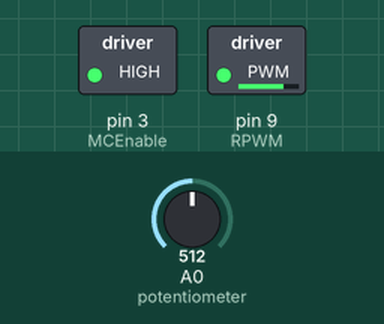
This sketch was run on a simulated SparkFun Pro Micro, built with avr-gcc and run on an emulated ATmega32U4. Parts: switched loads named in the sketch (green lamp = pin HIGH). The inputs (shaded band) are chosen by the test bench; at power-on: A0 (potentiometer) = 512.

Above: at 1.2 s.
1.3 s: A0 (potentiometer) set to 716
At 2.0 s:
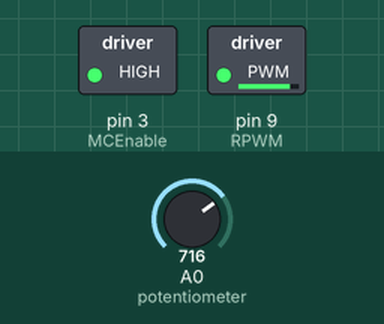
2.8 s: A0 (potentiometer) set to 0
At 3.1 s:
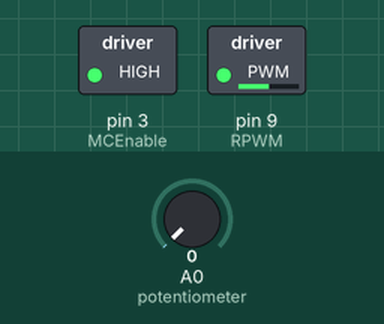
4.3 s: A0 (potentiometer) set to 511
At 5.5 s:
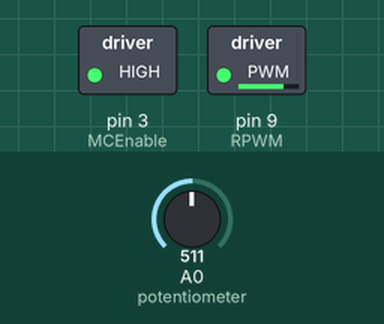
Timing chart, 0 to 7.3 s (numbered marks = the images above; inputs shaded):
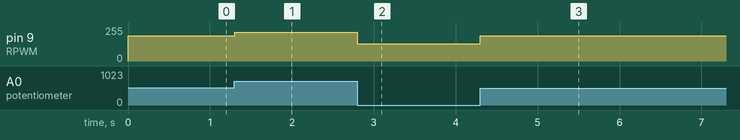

Measured:
- after the input at 1.3 s, pin 9 (RPWM): 191/255 → 217/255 at once
- after the input at 2.8 s, pin 9 (RPWM): 217/255 → 128/255 at once
- after the input at 4.3 s, pin 9 (RPWM): 128/255 → 191/255 at once

The sketch:

Lightning_Upload.ino
```cpp
// =======================================================================================
//                  PowerWheels Conversion-- Lightning McQueen
// =======================================================================================
//                            Written By: PatchBOTS
// =======================================================================================
//                     microcontroller  ---  Sparkfun Pro Micro (5v)
// --------------------------------------------------------------------------------------
//
//                                 proMicro
//                                ------------
//                                |           |
//                     +--------------------------------+
//                     |                                |
//                     | [ ]TX                   RAW[ ] |  POWER IN
//                     | [ ]RX                   GND[ ] |  GND
//              GND    | [ ]GND                  RST[ ] |
//              GND    | [ ]GND                  VCC[ ] | MotorControllers
//                     | [ ]2                     A3[ ] |
//           MC Enable | [ ]3~                    A2[ ] |
//                     | [ ]4                     A1[ ] |
//                     | [ ]5~                    A0[ ] | Potentiometer
//                     | [ ]6~                    15[ ] |
//                     | [ ]7                     14[ ] |
//                     | [ ]8                     16[ ] |
//               RPWM  | [ ]9~                   ~10[ ] |
//                     |                                |
//                     +--------------------------------+
//
// ---------------------------------------------------------------------------------------
//                                   definitions
// ---------------------------------------------------------------------------------------

#define MCEnable 3 //enable pin for Motor Controller, always high
#define RPWM 9 //sends signal to the Motor Controller
#define potentiometer A0 //reads knob

//variables for code
int pot = 0;
int pwmWrite = 0;


void setup() { //Sets up our microcontroller
 // Serial.begin(9600);  //enable for debugging
  pinMode (potentiometer, INPUT);
  pinMode (MCEnable, OUTPUT);
  pinMode (RPWM, OUTPUT);

  digitalWrite(MCEnable, HIGH);

}

void loop() { //THIS IS THE START OF OUR LOOP

  pot = analogRead(potentiometer); //read value of potentiometer 0-1024
  pwmWrite = constrain (map (pot, 0, 1024, 126, 257),128,255); //remap the 0-1024 to 126-257 and then only use values 128-255. THis gets rid of jitters at the extremes of the pot.
  analogWrite (RPWM, pwmWrite); //write the value calculated above to the motorcontroller.
//  Serial.println(pwmWrite); //enable for debugging

} //REPEAT LOOP
```
